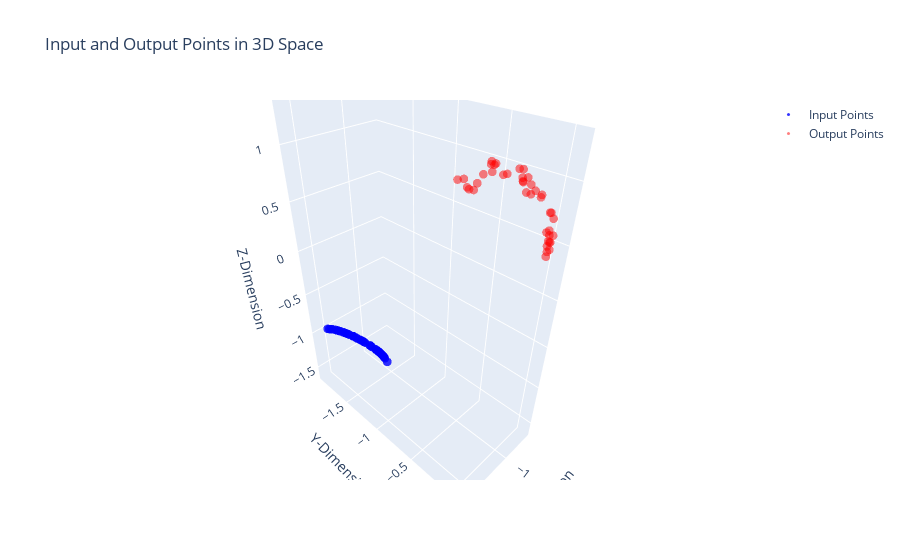
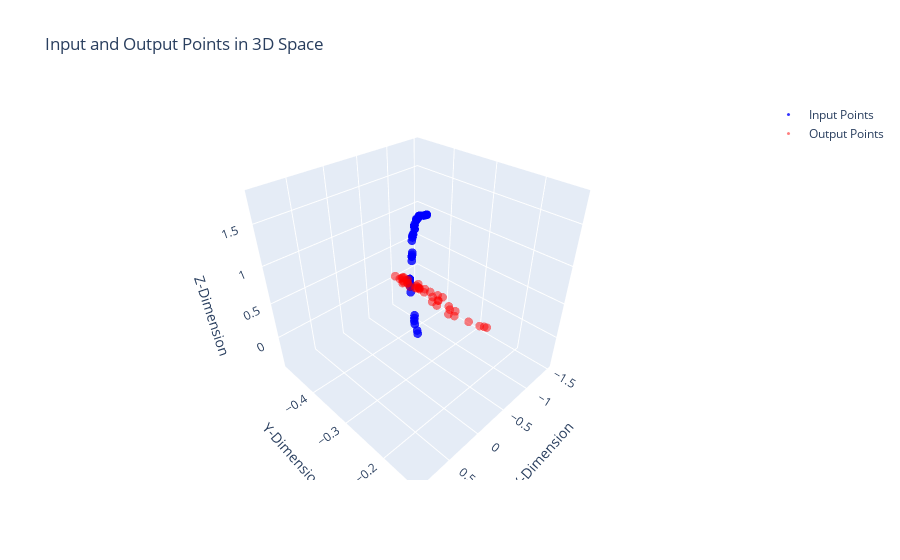

The notebook cell saved with these charts, in order:
### Code cell
interactive_output_visualization(losses["labels"], duration=4, randomseed=False, output=True, output_data=losses["outputs"])
interactive_output_visualization(losses["labels_t"], duration=4, randomseed=False, output=True, output_data=losses["outputs_t"])
